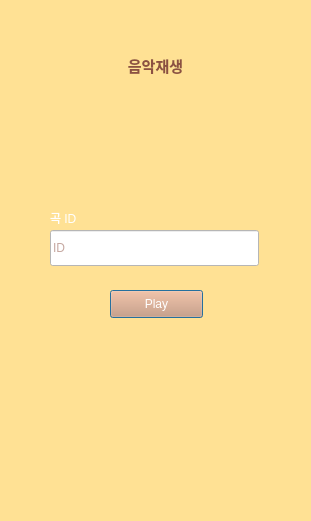
<?xml version="1.0" encoding="UTF-8"?>
<ui version="4.0">
 <class>PlaySong</class>
 <widget class="QDialog" name="PlaySong">
  <property name="geometry">
   <rect>
    <x>0</x>
    <y>0</y>
    <width>311</width>
    <height>521</height>
   </rect>
  </property>
  <property name="windowTitle">
   <string>Dialog</string>
  </property>
  <property name="styleSheet">
   <string notr="true">background-color: rgb(255, 225, 148);</string>
  </property>
  <widget class="QLineEdit" name="lineEdit">
   <property name="geometry">
    <rect>
     <x>50</x>
     <y>230</y>
     <width>209</width>
     <height>36</height>
    </rect>
   </property>
   <property name="styleSheet">
    <string notr="true">color: rgb(140, 80, 66);font: 75 9pt &quot;여기어때 잘난체 OTF&quot;;
background-color: rgb(255, 255, 255);</string>
   </property>
   <property name="placeholderText">
    <string>ID</string>
   </property>
  </widget>
  <widget class="QPushButton" name="pushButton">
   <property name="geometry">
    <rect>
     <x>110</x>
     <y>290</y>
     <width>93</width>
     <height>28</height>
    </rect>
   </property>
   <property name="styleSheet">
    <string notr="true">background-color:rgb(217,148,108);font: 75 9pt &quot;여기어때 잘난체 OTF&quot;;
color: rgb(255, 255, 255);</string>
   </property>
   <property name="text">
    <string>Play</string>
   </property>
  </widget>
  <widget class="QLabel" name="label">
   <property name="geometry">
    <rect>
     <x>115</x>
     <y>50</y>
     <width>81</width>
     <height>31</height>
    </rect>
   </property>
   <property name="font">
    <font>
     <family>여기어때 잘난체 OTF</family>
     <pointsize>11</pointsize>
     <weight>75</weight>
     <bold>true</bold>
    </font>
   </property>
   <property name="styleSheet">
    <string notr="true">color: rgb(140, 80, 66);</string>
   </property>
   <property name="text">
    <string>음악재생</string>
   </property>
   <property name="alignment">
    <set>Qt::AlignCenter</set>
   </property>
  </widget>
  <widget class="QLabel" name="label_2">
   <property name="geometry">
    <rect>
     <x>50</x>
     <y>210</y>
     <width>64</width>
     <height>15</height>
    </rect>
   </property>
   <property name="styleSheet">
    <string notr="true">font: 75 7pt &quot;여기어때 잘난체 OTF&quot;;
color: rgb(255, 255, 255);</string>
   </property>
   <property name="text">
    <string>곡 ID</string>
   </property>
  </widget>
 </widget>
 <resources/>
 <connections/>
</ui>
